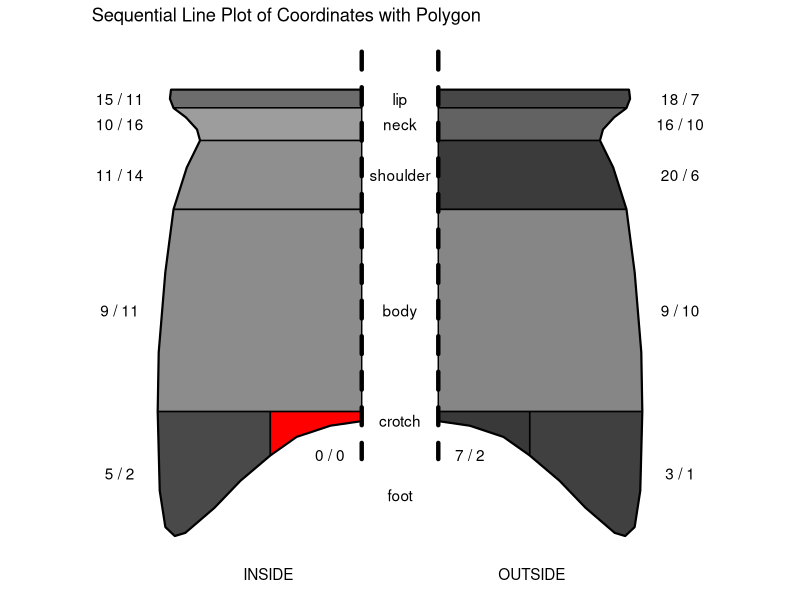

Source code (R): (Note: this script raises an error after producing the figure.)

library(readxl)
library(dplyr)
library(tidyverse)
library(ggplot2)

# settings
#setwd("d:/PROJECTS/2024-vessels")
setwd("c:/Users/Public/Documents/2024-vessels")
df <- read_excel("Data.xlsx")
parts <- c("lip", "neck", "shoulder", "body", "foot", "crotch")
gap <- 75

# data filtering
fltr <- df %>%
    select(record_id, site_name, period, starts_with("col_")) %>%
        pivot_longer(cols = starts_with("col_"), names_to = "part", values_to = "state") %>%
            mutate(
                side = ifelse(grepl("col_in_", part), "IN", "OUT"),
                part = gsub("col_(in|out)_", "", part)
            ) %>%
                filter(state %in% c("carb", "clear"))

# data summarizing
counts <- fltr %>%
    group_by(site_name, period, side, part, state) %>%
        summarise(count = n(), .groups = "drop") %>%
            pivot_wider(names_from = state, values_from = count, values_fill = list(count = 0)) %>%
                mutate(
                    total = carb + clear,
                    prop_carb = round(100*carb / total, 2),
                    prop_clear = round(100*clear / total, 2),
                    color = round(255 * (1 - prop_carb / 100), 0),
                    hex = sprintf("#%02x%02x%02x", color, color, color),
                    part = factor(part, levels = parts)  
                ) %>%
                    arrange(part)

# drwaing a pot perimeter
x <- c(0, 373, 375, 368, 344,
    322, 316, 342, 368, 384,
    397, 399, 395, 384, 366,
    346, 289, 238, 179, 128,
    62, 0)

y <- -c(0, 0, 17, 35, 53,
       77, 99, 152, 234, 357,
       514, 630, 785, 856, 873, 
       867, 818, 765, 715, 679,
       657, 648)

perimeter_IN <- data.frame( x = x, y = y )
perimeter_OUT <- data.frame( x = -x-gap*2, y = y )

# setting coloration zones
lip <- rbind( perimeter_IN[1:4,], c(0, perimeter_IN[4,2]) )
neck <- rbind( perimeter_IN[4:7,], c(0, perimeter_IN[7,2]), c(0, perimeter_IN[4,2]) )
shoulder <- rbind( perimeter_IN[7:9,], c(0, perimeter_IN[9,2]), c(0, perimeter_IN[7,2]) )
body <- rbind( perimeter_IN[9:12,], c(0, perimeter_IN[12,2]), c(0, perimeter_IN[9,2]) )
foot <- rbind( perimeter_IN[12:19,], c(perimeter_IN[19,1], perimeter_IN[12,2]) )
crotch <- rbind( perimeter_IN[19:22,], c(perimeter_IN[22,1], perimeter_IN[12,2]), c(perimeter_IN[19,1], perimeter_IN[12,2]) )

polygons_OUT <- list( lip, neck, shoulder, body, foot, crotch )

mirror <- function(df) {
    df$x <- df$x *(-1)-gap*2
    return(df)
}

polygons_IN <- lapply( polygons_OUT, mirror )

polygons <- list( inside = polygons_IN, outside = polygons_OUT)

# getting colors for the coloration zones
coloration <- function(df, site, period) {

    col_by_sides <- function(tmp, side) {
        col <- tmp %>%
            filter(side == !!side) %>%
            complete(part = parts, fill = list(hex = "#FF0000", text = "0 / 0")) %>%
            mutate(part = factor(part, levels = parts)) %>%
            arrange(part) %>%
            select(hex, text)
        
        return(col)
    }

    tmp <- df %>%
        filter(site_name == {{site}} & period == {{period}}) %>%
        select(side, part, hex, carb, clear) %>%
        mutate(text = paste(carb, "/", clear)) %>%
        arrange(side, part)

    color_in <- col_by_sides(tmp, "IN")  # Pass "IN" directly
    color_out <- col_by_sides(tmp, "OUT")  # Pass "OUT" directly
    colors <- list(inside = color_in, outside = color_out)

    return(colors)
}

colors <- coloration(counts, "Gaoqingcaopo", "Zhou")


labels <- data.frame(
    x = c(
        rep(-gap, 6),
        mean( c(-x[15], -x[22]) - gap*2 ),
        mean( c(x[15], x[22]) )
    ),
    y = c(
        mean(c(y[2], y[4])),
        mean(c(y[4], y[7])),
        mean(c(y[7], y[9])),
        mean(c(y[9], y[12])),
        mean(c(y[15], y[19])),
        y[22],
        rep(y[15] - gap, 2)
    ),
    label = c( parts, "INSIDE", "OUTSIDE" )
)

numbers <- data.frame(
    number = c(colors$inside$text, colors$outside$text),
    x = c(
        -rep((max(x) + 3*gap), 5),
        -x[21]-2*gap,
        rep((max(x) + gap), 5),
        x[21]
    ),
    y = rep(c(
            mean(c(y[2], y[4])),
            mean(c(y[4], y[7])),
            mean(c(y[7], y[9])),
            mean(c(y[9], y[12])),
            mean(c(y[12], y[15])),
            y[19]
            ),
    2)       
)


vesplot <- function(plgn, col) {
    p <- ggplot() + 
        coord_fixed(ratio = 1) + 
        geom_path(data = perimeter_OUT, aes(x = x, y = y), linewidth=1) +
        geom_path(data = perimeter_IN, aes(x = x, y = y), linewidth=1) +
        labs(x = "X Coordinate", y = "Y Coordinate", title = "Sequential Line Plot of Coordinates with Polygon") +
        theme_void()
        #geom_point(data = perimeter, aes(x = x, y = y)) +
            
        for (i in seq_along(plgn$inside)) {
            poly_data <- plgn$inside[[i]]
            poly_color <- col$inside$hex[i]
            p <- p + geom_polygon(data = poly_data, aes(x = x, y = y), fill = poly_color, color = "black")
        }
        
        for (i in seq_along(plgn$outside)) {
            poly_data <- plgn$outside[[i]]
            poly_color <- col$outside$hex[i]
            p <- p + geom_polygon(data = poly_data, aes(x = x, y = y), fill = poly_color, color = "black")
        }
        
    return(p)
}

plot <- vesplot(polygons, colors) +
#facet_grid(rows = vars(period)) +
    geom_segment(aes(x = 0, y = y[1]+gap, xend = 0, yend = y[22]-gap), linetype = "dashed", linewidth = 1.5, lineend = "round") +
    geom_segment(aes(x = -gap*2, y = y[1]+gap, xend = -gap*2, yend = y[22]-gap), linetype = "dashed", linewidth = 1.5, lineend = "round") +
    geom_text(data = labels, aes(x = x, y = y, label = label)) +
    geom_text(data = numbers, aes(x = x, y = y, label = number) )

plot    
































































#x_right <- -rev(x_left)
#perimeter <- data.frame(x = c(x_left, x_right+x_left[1]*2), y = c(y, rev(y)))

ggplot() + 
        coord_fixed(ratio = 1) + 
        geom_path(data = perimeter, aes(x = x, y = y), linewidth=1) +
        geom_point(data = perimeter, aes(x = x, y = y)) #+
        #theme_void()



x_out <- c(0, 645, 645, 611, 574, 602, 597, 550, 475, 441, 300, 200, 0)
x_in <- -rev(x_out)
y <- -c(136, 136, 173, 194, 236, 443.8, 716, 1088, 1303, 1320, 1260, 1204, 1088)
perimeter <- data.frame(x = c(x_out, x_in), y = c(y, rev(y)))

lip_OUT = rbind(perimeter[1:3,], c(0, perimeter[3,2]))
neck_OUT = rbind(perimeter[3:5,], c(0, perimeter[5,2]), c(0, perimeter[3,2]))
shoulder_OUT = rbind(perimeter[5:6,], c(0, perimeter[6,2]), c(0, perimeter[5,2]))
body_OUT = rbind(perimeter[6:8,], c(0, perimeter[13,2]), c(0, perimeter[6,2]))
foot_OUT = rbind(perimeter[8:11,], c(perimeter[11,1]-50, perimeter[8,2]))
crotch_OUT = rbind(perimeter[11:13,], c(perimeter[11,1]-50, perimeter[8,2]))

lip_IN <- lip_OUT %>% mutate( x = -x )
neck_IN <- neck_OUT %>% mutate( x = -x )
shoulder_IN <- shoulder_OUT %>% mutate( x = -x )
body_IN <- body_OUT %>% mutate( x = -x )
foot_IN <- foot_OUT %>% mutate( x = -x )
crotch_IN <- crotch_OUT %>% mutate( x = -x )

polygons <- list(
    lip_OUT, neck_OUT, shoulder_OUT, body_OUT, foot_OUT, crotch_OUT,
    lip_IN, neck_IN, shoulder_IN, body_IN, foot_IN, crotch_IN)

#true colors will go here
colors <- counts %>%
  filter( period == "Shang") %>%
  arrange(desc(side), part) %>%
  pull(hex)
colors <- c(colors, "#ffffff") 
#rep(c("lightblue", "red", "yellow", "green", "purple", "cyan"), 2)


labels <- data.frame(
  x = rep(0,6),
  y = c(
        mean(perimeter[2,2], perimeter[3,2]),
        mean(perimeter[3,2], perimeter[5,2]),
        mean(perimeter[5,2], perimeter[6,2]),
        mean(perimeter[6,2], perimeter[8,2]),
        perimeter[10,2],
        perimeter[10,2]),
  label = unique(fltr$part)
)



plot_polygons <- function(plgn, col) {
    p <- ggplot() + 
        coord_fixed(ratio = 1) + 
        geom_path(data = perimeter, aes(x = x, y = y), linewidth=1) +
        geom_point(data = perimeter, aes(x = x, y = y)) #+
        #theme_void()
        
        #labs(x = "X Coordinate", y = "Y Coordinate", title = "Sequential Line Plot of Coordinates with Polygon") +
        
    for (i in seq_along(plgn)) {
        poly_data <- plgn[[i]]
        poly_color <- col[i]
        p <- p + geom_polygon(data = poly_data, aes(x = x, y = y), fill = poly_color, color = "black")
    }
    
    return(p)
}

plot <- plot_polygons(polygons, colors) +
    geom_vline(xintercept = 0, linetype = "dashed", linewidth = 3, lineend = "round") #+
    #geom_text(aes(label = labels), vjust = -1) 

plot









library(readxl)
library(dplyr)
library(tidyverse)
library(ggplot2)

setwd("d:/PROJECTS/2024-vessels")
df <- read_excel("Data.xlsx")

fltr <- df %>%
select(record_id, period, col_in_lip, col_in_neck, col_in_shoulder, col_in_body, col_out_lip, col_out_neck, col_out_shoulder, col_out_body) %>%
pivot_longer(cols = starts_with("col_"), names_to = "part", values_to = "state") %>%
mutate(side = ifelse(grepl("col_in_", part), "IN", "OUT"),
 part = gsub("col_(in|out)_", "", part)) %>%
filter(state %in% c("carb", "clear"))

desired_order <- c("lip", "neck", "shoulder", "body")

counts <- fltr %>%
group_by(period, side, part, state) %>%
summarise(count = n(), .groups = "drop") %>%
pivot_wider(names_from = state, values_from = count, values_fill = list(count = 0)) %>%
mutate(
total = carb + clear,
prop_carb = round(100 * carb / total, 2),
prop_clear = round(100 * clear / total, 2),
color = round(255 * (1 - prop_carb / 100), 0),
hex = sprintf("#%02x%02x%02x", color, color, color),
order = case_when(
part == "lip" ~ 1,
part == "neck" ~ 2,
part == "shoulder" ~ 3,
part == "body" ~ 4
),
bar_height = ifelse(part == "body", 3, 1)
) %>% 
mutate(part = factor(part, levels = c("lip", "neck", "shoulder", "body")),
order = factor(part, levels=1:4))

labels_df <- data.frame(
part = c("Body", "Shoulder", "Neck", "Lip"),
y = c(1.5, 3.5, 4.5, 5.5)
)
 
ggplot(counts, aes(x = side, y = bar_height, fill = hex)) +
geom_bar(stat = "identity", position = "stack", width = 0.5) +
facet_grid(rows = vars(period)) +
geom_text(data = counts, aes(x = side, y = bar_height, label = paste(carb,"/", clear)), 
position = position_stack(vjust = 0.5), size = 4, color = "white") +
geom_text(data = labels_df, aes(x = 1.5, y = y, label = part), inherit.aes = FALSE) +
scale_fill_identity() +
labs(x = NULL, y = NULL, title = "Coloration level of vessels (carb/clear)") +
theme_minimal() +
theme(
axis.text.x = element_text(size = 14),
axis.text.y = element_blank(),
axis.ticks = element_blank(),
panel.grid = element_blank(),
strip.text = element_text(size = 14),
plot.title = element_text(size = 20, hjust = 0.5)
)
